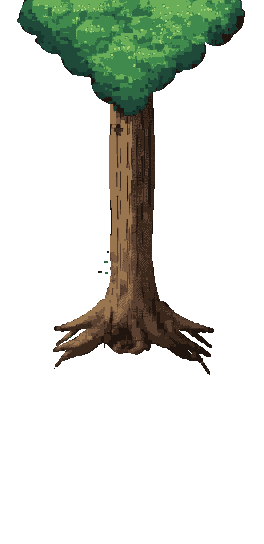
#> input picture art_src/forest_path/forest_tree_whole.png, 264 x 544 px
$ python split_tree.py
#> lines starting #> are read from the running program, lines starting #| are printed output that depends on the picture
"""Cut the whole front tree into the two halves the game uses, and put them in the game.

Edit  forest_tree_whole.png  (264 x 544: one whole tree, trunk down the middle, canopy both sides),
then run:   python split_tree.py

It writes forest_tree_l.png (the left half, x 0..131) and forest_tree_r.png (the right half,
x 132..263) next to this file and copies both into godot-project/sprites/background/.
Godot picks the changed images up the next time the project opens (or reimports).

Keep the size at 264 x 544 and the trunk centred on the middle line (x = 132): the game stands the
right half at the left edge of the screen and the left half at the right edge, and the halves must
meet cleanly in the middle when a tree crosses the screen.
"""
import os, shutil, sys
from PIL import Image

here = os.path.dirname(os.path.abspath(__file__))
src = sys.argv[1] if len(sys.argv) > 1 else os.path.join(here, "forest_tree_whole.png")
img = Image.open(src).convert("RGBA")
#> img is the input picture: PIL image 264x544 RGBA; mean R, G, B, A 15.9, 20.1, 12.6, 55.1
if img.size != (264, 544):
    sys.exit("expected 264 x 544, got %d x %d" % img.size)
left = img.crop((0, 0, 132, 544))
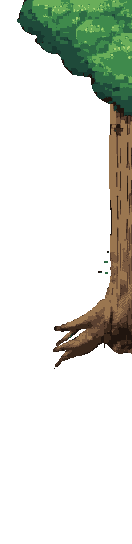
#> left: PIL image 132x544 RGBA; mean R, G, B, A 18.5, 22.5, 14.3, 55.8; transparent parts drawn white
right = img.crop((132, 0, 264, 544))
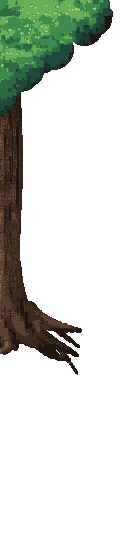
#> right: PIL image 132x544 RGBA; mean R, G, B, A 13.2, 17.6, 10.9, 54.4; transparent parts drawn white
game = os.path.normpath(os.path.join(here, "..", "..", "godot-project", "sprites", "background"))
for name, half in (("forest_tree_l.png", left), ("forest_tree_r.png", right)):
    half.save(os.path.join(here, name))
    if os.path.isdir(game):
        half.save(os.path.join(game, name))
#> this loop made 2 passes
#> name on passes 1 to 2: 'forest_tree_l.png', 'forest_tree_r.png'
print("wrote forest_tree_l.png and forest_tree_r.png" + (" (and into the game)" if os.path.isdir(game) else ""))
#| wrote forest_tree_l.png and forest_tree_r.png
